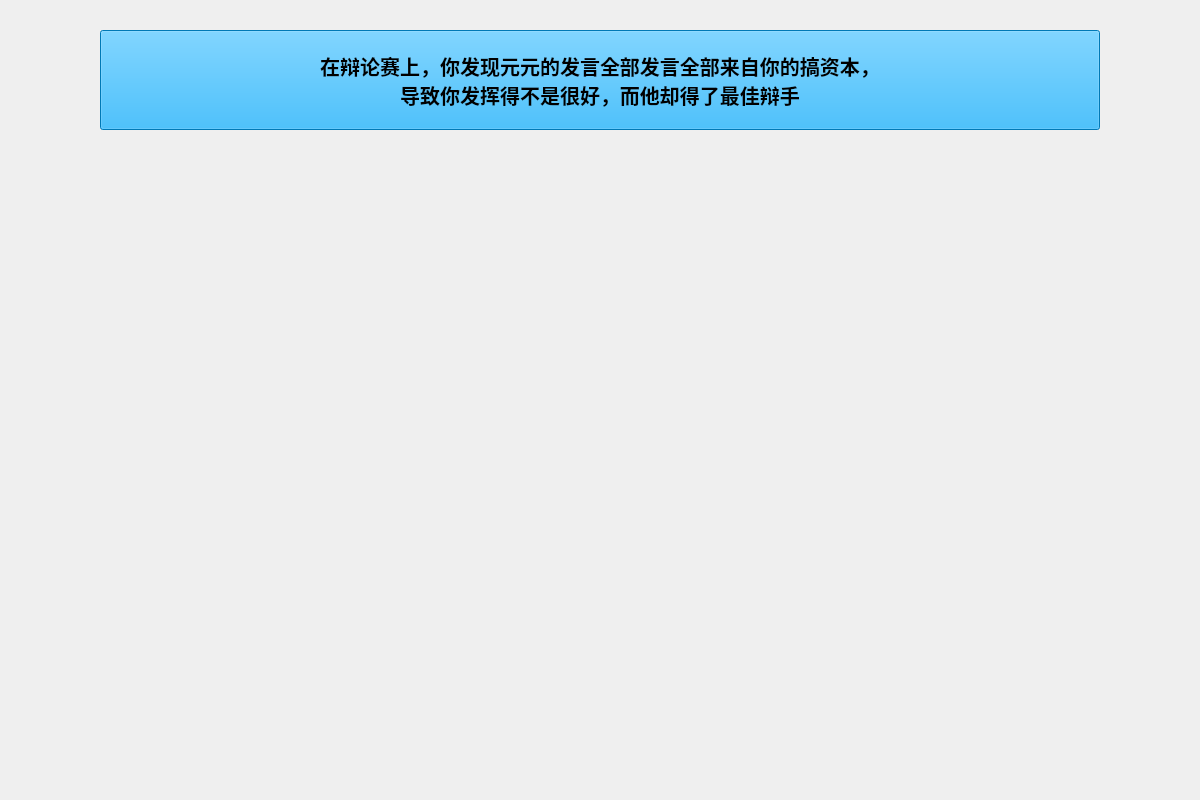
<?xml version="1.0" encoding="UTF-8"?>
<ui version="4.0">
 <class>PPT40</class>
 <widget class="QWidget" name="PPT40">
  <property name="geometry">
   <rect>
    <x>0</x>
    <y>0</y>
    <width>1200</width>
    <height>800</height>
   </rect>
  </property>
  <property name="windowTitle">
   <string>Form</string>
  </property>
  <widget class="QPushButton" name="pushButton">
   <property name="geometry">
    <rect>
     <x>100</x>
     <y>30</y>
     <width>1000</width>
     <height>100</height>
    </rect>
   </property>
   <property name="font">
    <font>
     <pointsize>15</pointsize>
     <weight>75</weight>
     <bold>true</bold>
    </font>
   </property>
   <property name="styleSheet">
    <string notr="true">background-color: rgb(0, 170, 255);</string>
   </property>
   <property name="text">
    <string>在辩论赛上，你发现元元的发言全部发言全部来自你的搞资本，
导致你发挥得不是很好，而他却得了最佳辩手</string>
   </property>
  </widget>
 </widget>
 <resources/>
 <connections/>
</ui>
